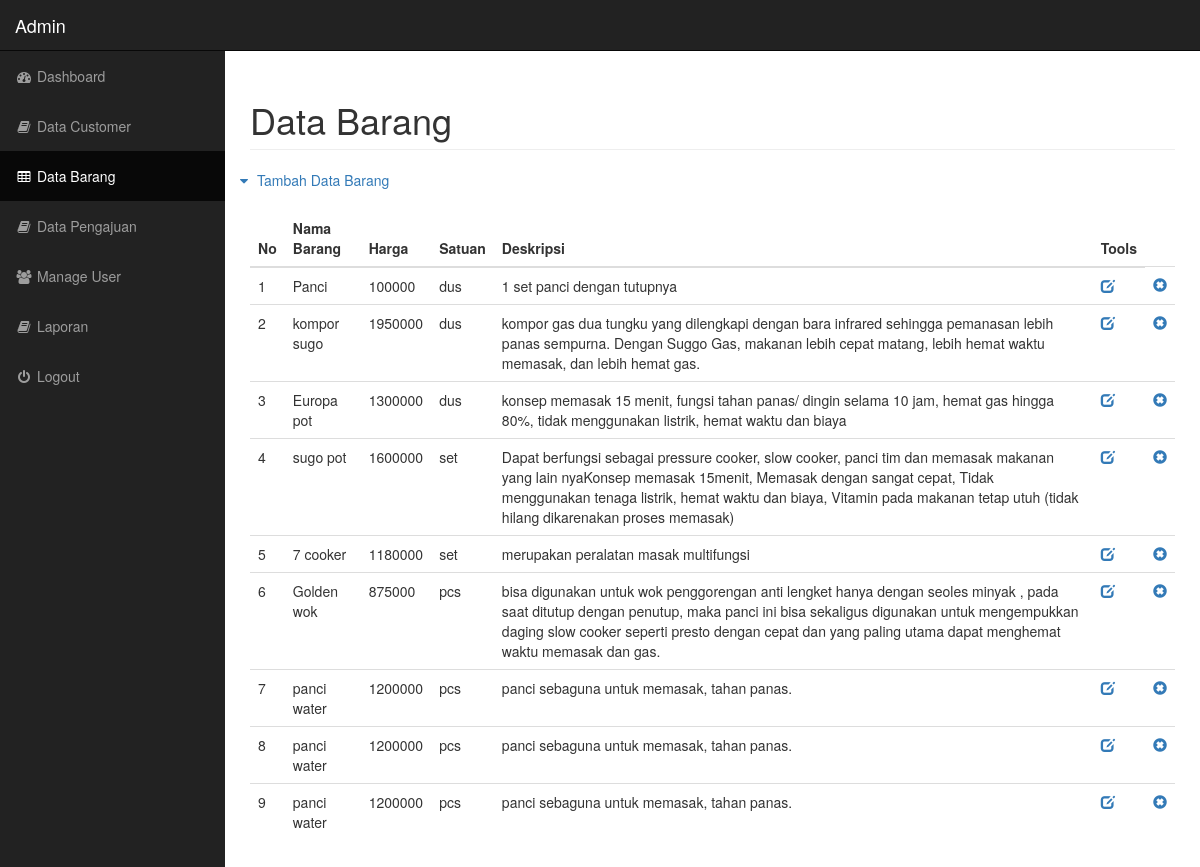
The app's page /data-barang.php with its own data.
### tables this page shows
CREATE TABLE `tbl_barang` (
  `id_barang` int(8) NOT NULL,
  `nama_barang` varchar(30) NOT NULL,
  `harga` int(8) NOT NULL,
  `satuan` varchar(20) NOT NULL,
  `descr` text NOT NULL,
  `img` varchar(50) NOT NULL
);

### data-barang.php (the view, shortened to what this page needs)
<!DOCTYPE html>
<html lang="en">
<head>
    <link href="css/bootstrap.min.css" rel="stylesheet">
    <link href="css/sb-admin.css" rel="stylesheet">
    <link href="font-awesome/css/font-awesome.min.css" rel="stylesheet" type="text/css">
</head>
<body>
    <div id="wrapper">
        <nav class="navbar navbar-inverse navbar-fixed-top" role="navigation">
            <div class="navbar-header">
                <a class="navbar-brand" href="index.html">Admin</a>
            </div>
            <div class="collapse navbar-collapse navbar-ex1-collapse">
                <ul class="nav navbar-nav side-nav">
                    <li>
                        <a href="admin.php"><i class="fa fa-fw fa-dashboard"></i> Dashboard</a>
                    </li>
                    <li>
                        <a href="data-customer.php"><i class="fa fa-fw fa-book"></i> Data Customer</a>
                    </li>
                    <li class="active">
                        <a href="data-barang.php"><i class="fa fa-fw fa-table"></i> Data Barang</a>
                    </li>
                    <li>
                        <a href="data-pengajuan.php"><i class="fa fa-fw fa-book"></i> Data Pengajuan</a>
                    </li>
                    <li>
                        <a href="manage-user.php"><i class="fa fa-fw fa-users"></i> Manage User</a>
                    </li>
                    <li>
                        <a href="laporan.php"><i class="fa fa-fw fa-book"></i> Laporan</a>
                    </li>
                    <li>
                        <a href="logout.php"><i class="fa fa-fw fa-power-off"></i> Logout</a>
                    </li>
                </ul>
            </div>
        </nav>
        <div id="page-wrapper">
            <div class="container-fluid">
                <div class="row">
                    <div class="col-lg-12">
                        <h1 class="page-header">
                            Data Barang
                        </h1>
                    </div>
                    <br><br><br>
                        <div class="title">
                            <a href="javascript:;" data-toggle="collapse" data-target="#tambah"><i class="fa fa-fw fa-caret-down"></i>
                            Tambah Data Barang
                            </a>
                            <br><br>
                        </div>
                </div>
                <table id="data_table" class="ui compact selectable striped celled table" cellspacing="0" width="100%">
                    <thead>
                        <tr>
                            <th>No</th>
                            <th>Nama Barang</th>
                            <th>Harga</th>
                            <th>Satuan</th>
                            <th>Deskripsi</th>
                            <th>Tools</th>
                        </tr>
                    </thead>
                    <tbody>
                        <?php
                            $query = mysql_query("SELECT * FROM tbl_barang");
                                    if (mysql_num_rows($query) == 0){
                                        echo '<tr><td colspan="4">Tidak Ada Data yang tersedia</td></tr>';
                                    }
                                    else {
                                        $no = 1;
                                        while ($data = mysql_fetch_array($query)){
                                            echo '<tr>';
                                            echo '<td>'.$no.'</td>';
                                            echo '<td>'.$data['nama_barang'].'</td>';
                                            echo '<td>'.$data['harga'].'</td>';
                                            echo '<td>'.$data['satuan'].'</td>';
                                            echo '<td>'.$data['descr'].'</td>';
                                            echo '<td><a href=edit-barang.php?id_barang='.$data['id_barang'].'><span class="glyphicon glyphicon-edit"></a></td>';
                                            echo '<td><a href=hapus_barang.php?id_barang='.$data['id_barang'].'><span class="glyphicon glyphicon-remove-sign"></a></td>';
                                            echo '</tr>';
                                            $no++;
                                        }
                                    }
                        ?>
                    </tbody>
                </table>
            </div>
        </div>
    </div>
</body>
</html>

### css/sb-admin.css (style rules this page uses)
body { margin-top: 100px; background-color: #222; }
@media (min-width:768px) { body { margin-top: 50px; } }
#wrapper { padding-left: 0; }
#page-wrapper { width: 100%; padding: 0; background-color: #fff; }
@media (min-width:768px) { #wrapper { padding-left: 225px; } }
@media (min-width:768px) { #page-wrapper { padding: 10px; } }
@media (min-width:768px) { .side-nav { position: fixed; top: 51px; left: 225px; width: 225px; margin-left: -225px; border: none; border-radius: 0; overflow-y: auto; background-color: #222; bottom: 0; overflow-x: hidden; padding-bottom: 40px; } }
@media (min-width:768px) { .side-nav>li>a { width: 225px; } }

### records on screen
tbl_barang: nama_barang "Panci", harga "100000", satuan "dus", descr "1 set panci dengan tutupnya"
tbl_barang: nama_barang "kompor sugo", harga "1950000", satuan "dus", descr "kompor gas dua tungku yang dilengkapi dengan bara infrared sehingga pemanasan lebih panas sempurna. Dengan Suggo Gas, makanan lebih cepat matang, lebih hemat waktu memasak, dan lebih hemat gas."
tbl_barang: nama_barang "Europa pot", harga "1300000", satuan "dus", descr "konsep memasak 15 menit, fungsi tahan panas/ dingin selama 10 jam, hemat gas hingga 80%, tidak menggunakan listrik, hemat waktu dan biaya"
tbl_barang: nama_barang "sugo pot", harga "1600000", satuan "set", descr "Dapat berfungsi sebagai pressure cooker, slow cooker, panci tim dan memasak makanan yang lain nyaKonsep memasak 15menit, Memasak dengan sangat cepat, Tidak menggunakan tenaga listrik, hemat waktu dan biaya, Vitamin pada makanan tetap utuh (tidak hilang dikarenakan proses memasak)"
tbl_barang: nama_barang "7 cooker", harga "1180000", satuan "set", descr "merupakan peralatan masak multifungsi"
tbl_barang: nama_barang "Golden wok", harga "875000", satuan "pcs", descr "bisa digunakan untuk wok penggorengan anti lengket hanya dengan seoles minyak , pada saat ditutup dengan penutup, maka panci ini bisa sekaligus digunakan untuk mengempukkan daging slow cooker seperti presto dengan cepat dan yang paling utama dapat menghemat waktu memasak dan gas."
tbl_barang: nama_barang "panci water", harga "1200000", satuan "pcs", descr "panci sebaguna untuk memasak, tahan panas."
tbl_barang: nama_barang "panci water", harga "1200000", satuan "pcs", descr "panci sebaguna untuk memasak, tahan panas."
tbl_barang: nama_barang "panci water", harga "1200000", satuan "pcs", descr "panci sebaguna untuk memasak, tahan panas."
